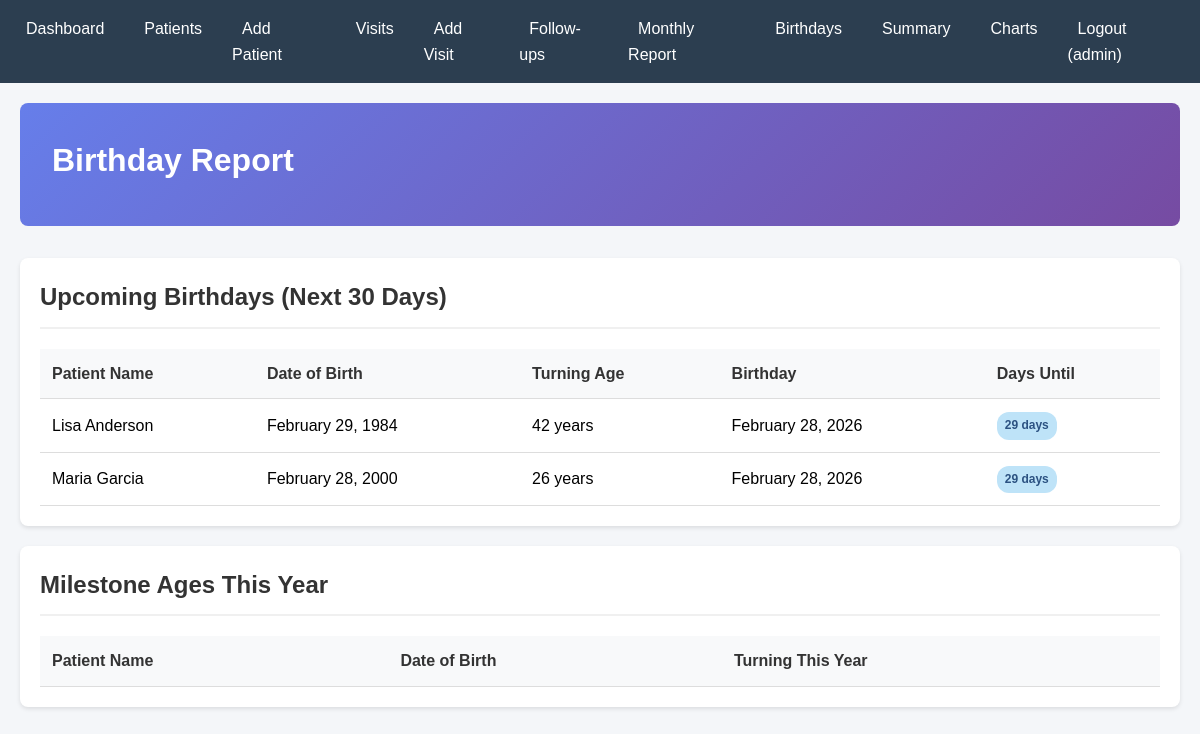
The app's page /reports/birthdays.php (signed in) with its own data.
### tables this page shows
CREATE TABLE patients (
    patient_id INT PRIMARY KEY AUTO_INCREMENT,
    name VARCHAR(100) NOT NULL,
    dob DATE NOT NULL,
    join_date DATE NOT NULL,
    phone VARCHAR(15) NOT NULL,
    address TEXT
);

### reports/birthdays.php (the view, shortened to what this page needs)
<?php
require_once '../config/db.php';
require_once '../includes/header.php';
$upcoming_birthdays_sql = "SELECT
    name,
    DATE_FORMAT(dob, '%M %d, %Y') as dob_formatted,
    TIMESTAMPDIFF(YEAR, dob, CURDATE()) + 1 as turning_age,
    DATE_FORMAT(
        DATE_ADD(
            dob,
            INTERVAL TIMESTAMPDIFF(YEAR, dob, CURDATE()) + 1 YEAR
        ),
        '%M %d, %Y'
    ) as next_birthday,
    DATEDIFF(
        DATE_ADD(
            dob,
            INTERVAL TIMESTAMPDIFF(YEAR, dob, CURDATE()) + 1 YEAR
        ),
        CURDATE()
    ) as days_until
FROM patients
WHERE
    DATE_ADD(dob, INTERVAL TIMESTAMPDIFF(YEAR, dob, CURDATE()) + 1 YEAR)
    BETWEEN CURDATE() AND DATE_ADD(CURDATE(), INTERVAL 30 DAY)
ORDER BY days_until ASC";
$upcoming = $conn->query($upcoming_birthdays_sql);
?>
<header>
    <h1>Birthday Report</h1>
</header>
<div class="card">
    <div class="card-header">
        <h2>Upcoming Birthdays (Next 30 Days)</h2>
    </div>
    <table>
        <thead>
            <tr>
                <th>Patient Name</th>
                <th>Date of Birth</th>
                <th>Turning Age</th>
                <th>Birthday</th>
                <th>Days Until</th>
            </tr>
        </thead>
        <tbody>
            <?php while ($row = $upcoming->fetch_assoc()): ?>
            <tr>
                <td><?php echo htmlspecialchars($row['name']); ?></td>
                <td><?php echo $row['dob_formatted']; ?></td>
                <td><?php echo $row['turning_age']; ?> years</td>
                <td><?php echo $row['next_birthday']; ?></td>
                <td>
                    <span class="badge badge-info">
                        <?php echo $row['days_until']; ?> days
                    </span>
                </td>
            </tr>
            <?php endwhile; ?>
        </tbody>
    </table>
</div>
<div class="card">
    <div class="card-header">
        <h2>Milestone Ages This Year</h2>
    </div>
    <table>
        <thead>
            <tr>
                <th>Patient Name</th>
                <th>Date of Birth</th>
                <th>Turning This Year</th>
            </tr>
        </thead>
    </table>
</div>
<?php require_once '../includes/footer.php'; ?>

### css/style.css (style rules this page uses)
* { margin: 0; padding: 0; box-sizing: border-box; }
body { font-family: Arial, sans-serif; background-color: #f4f6f9; line-height: 1.6; }
header { background: linear-gradient(135deg, #667eea 0%, #764ba2 100%); color: white; padding: 2rem; margin-bottom: 2rem; border-radius: 8px; }
header h1 { font-size: 2rem; margin-bottom: 0.5rem; }
.card { background: white; border-radius: 8px; box-shadow: 0 2px 4px rgba(0,0,0,0.1); padding: 20px; margin-bottom: 20px; }
.card-header { border-bottom: 2px solid #f0f0f0; padding-bottom: 10px; margin-bottom: 20px; }
.card-header h2 { color: #333; font-size: 1.5rem; }
table { width: 100%; border-collapse: collapse; margin-top: 10px; }
table th, table td { padding: 12px; text-align: left; border-bottom: 1px solid #ddd; }
table th { background-color: #f8f9fa; font-weight: bold; color: #333; }
.badge { display: inline-block; padding: 4px 8px; border-radius: 12px; font-size: 12px; font-weight: bold; }
.badge-info { background-color: #bee3f8; color: #2c5282; }

### records on screen
patients: name "Lisa Anderson", dob_formatted "February 29, 1984", turning_age "42", next_birthday "February 28, 2026", days_until "29"
patients: name "Maria Garcia", dob_formatted "February 28, 2000", turning_age "26", next_birthday "February 28, 2026", days_until "29"

### other values on screen
$_SESSION['username'] "admin"
